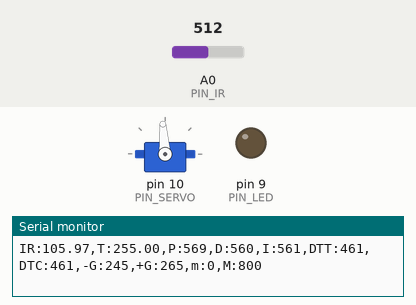
Simulated run of this sketch. Board: Arduino Uno, built with avr-gcc and run on an emulated ATmega328P. Shown: servo, output pins drawn as LEDs (lit = HIGH), the last lines printed to the serial monitor. Inputs (shaded band) come from the test bench; at power-on: A0 (PIN_IR) = 512.

Above: at 1.2 s.
1.3 s: A0 (PIN_IR) set to 900
2.8 s: A0 (PIN_IR) set to 270
At 2.98 s:
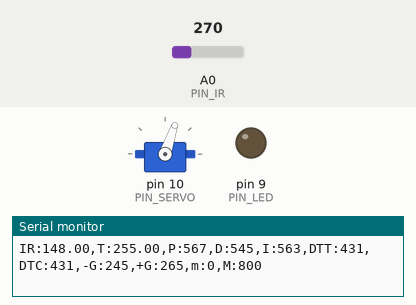
4.6 s: A0 (PIN_IR) set to 122
At 5.8 s:
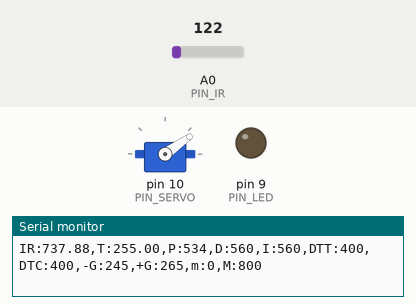
Timing chart, 0 to 7.6 s (numbered marks = the images above; inputs shaded):
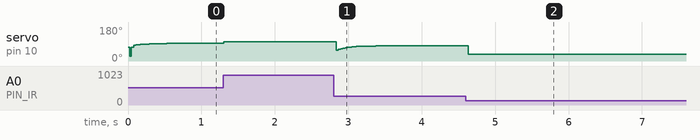

Measured:
- after the input at 4.6 s, servo on pin 10 (PIN_SERVO): 80° → 35° at once

The sketch:

arduino3.ino
```cpp
#include <Servo.h>

/////////////////////////////
// Configurable parameters //
/////////////////////////////

// Arduino pin assignment
#define PIN_LED 9
#define PIN_SERVO 10
#define PIN_IR A0

// Framework setting
#define _DIST_TARGET 280
#define _DIST_MIN 100
#define _DIST_MAX 410

// Distance sensor
#define _DIST_ALPHA 0.2

// Servo range
#define _DUTY_MIN 900
#define _DUTY_NEU 1300
#define _DUTY_MAX 1600

// Servo speed control
#define _SERVO_ANGLE 25
#define _SERVO_SPEED 900

// Event periods
#define _INTERVAL_DIST 30
#define _INTERVAL_SERVO 20
#define _INTERVAL_SERIAL 100

// PID parameters
#define _KP 1.1
#define _KD 9.0
#define _KI 0.003
#define a 90
#define b 310
#define DELAY 1500
//////////////////////
// global variables //
//////////////////////

// Servo instance
Servo myservo;

// Distance sensor
float dist_ema=0;
float num_list=3;
float dist_raw;

// Event periods
unsigned long last_sampling_time_dist, last_sampling_time_servo, last_sampling_time_serial;
bool event_dist, event_servo, event_serial;

// Servo speed control
int duty_chg_per_interval;
int duty_target, duty_curr;

// PID variables
float error_curr, error_prev, control, pterm, dterm, iterm;

void setup() {
myservo.attach(PIN_SERVO);
pinMode(PIN_LED,OUTPUT);
duty_curr = _DUTY_NEU;

// move servo to neutral position
myservo.writeMicroseconds(_DUTY_NEU);

// initialize serial port
Serial.begin(57600);

// convert angle speed into duty change per interval.
  duty_chg_per_interval = (_DUTY_MAX - _DUTY_MIN) * (_SERVO_SPEED / _SERVO_ANGLE ) * (_INTERVAL_SERVO / 1000.0);
}


void loop() {
unsigned long time_curr = millis();
if(time_curr >= last_sampling_time_dist + _INTERVAL_DIST){
    last_sampling_time_dist += _INTERVAL_DIST;
    event_dist = true;
}

if(time_curr >= last_sampling_time_servo + _INTERVAL_SERVO ){
    last_sampling_time_servo += _INTERVAL_SERVO;
    event_servo = true;
}

if(time_curr >= last_sampling_time_serial + _INTERVAL_SERIAL ){
    last_sampling_time_serial += _INTERVAL_SERIAL;
    event_serial = true;
}

  // get a distance reading from the distance sensor
  if(event_dist) {
     event_dist = false;
     dist_raw = ir_distance_filtered();

  // PID control logic
    error_curr = _DIST_TARGET - dist_raw;
    pterm = _KP * error_curr;
    dterm = _KD * (error_curr - error_prev);
    iterm += _KI * error_curr;
    control = pterm + dterm + iterm;

  // duty_target = f(duty_neutral, control)
    duty_target = _DUTY_NEU + control;

  // keep duty_target value within the range of [_DUTY_MIN, _DUTY_MAX]
    if(duty_target > _DUTY_MAX){
      duty_target = _DUTY_MAX;
    }
    if(duty_target < _DUTY_MIN){
      duty_target = _DUTY_MIN;
    }

  // update error_prev
    error_prev = error_curr;
  }

  if(event_servo) {
    event_servo=false;
    // adjust duty_curr toward duty_target by duty_chg_per_interval
    if(duty_target>duty_curr) {
      duty_curr += duty_chg_per_interval;
      if(duty_curr > duty_target) duty_curr = duty_target;
    }
    else {
      duty_curr -= duty_chg_per_interval;
      if(duty_curr < duty_target) duty_curr = duty_target;
    }
    // update servo position
     myservo.writeMicroseconds(duty_curr);
  }

  if(event_serial) {
    float dist_target=255;
    event_serial = false;
    Serial.print("IR:");
    Serial.print(dist_raw);
    Serial.print(",T:");
    Serial.print(dist_target);
    Serial.print(",P:");
    Serial.print(map(pterm,-1000,1000,510,610));
    Serial.print(",D:");
    Serial.print(map(dterm,-1000,1000,510,610));
    Serial.print(",I:");
    Serial.print(map(iterm,-1000,1000,510,610));
    Serial.print(",DTT:");
    Serial.print(map(duty_target,1000,2000,410,510));
    Serial.print(",DTC:");
    Serial.print(map(duty_curr,1000,2000,410,510));
    Serial.println(",-G:245,+G:265,m:0,M:800");

  }
}

float ir_distance(void){ // return value unit: mm
  float val;
  float volt = float(analogRead(PIN_IR));
  val = ((6762.0/(volt-9.0))-4.0) * 10.0;
  return 300.0 / (b - a) * (val - a) + 100;
}

float filtered(void){
  int curread;
  int largeread = 0;
  for (int i = 0; i < num_list; i++) {
    curread = ir_distance();
    if (curread > largeread) { largeread = curread; }
    delayMicroseconds(DELAY);
  }
  return largeread;
}

float ir_distance_filtered(void){
  int curread;
  int lowread = 1024;
  dist_raw = ir_distance();
  for (int i = 0; i < num_list; i++) {
    curread = filtered();
    if (curread < lowread) { lowread = curread; }
  }
  dist_ema = _DIST_ALPHA *lowread + (1-_DIST_ALPHA )*dist_ema;
  return dist_ema;
}
```
